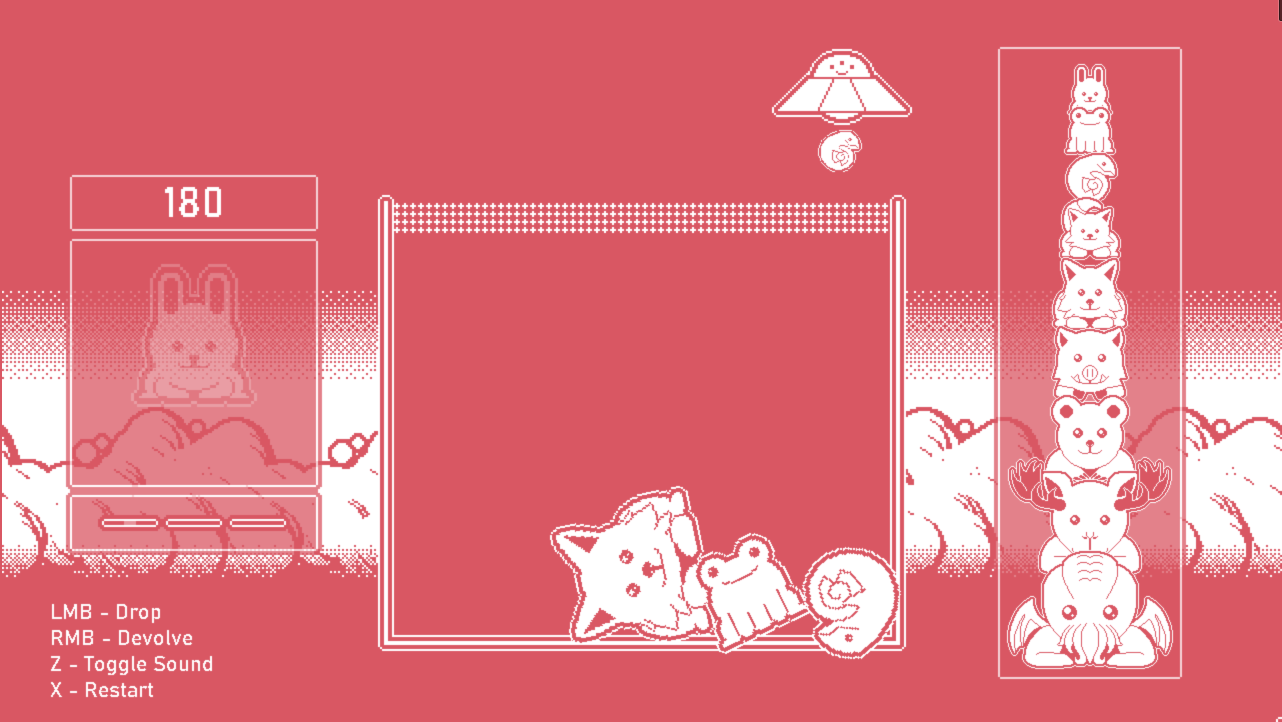
#> input picture screenshots/selected_area_screenshot.png, 2563 x 1444 px (shown at 1/2 size)
$ python score.py
#> lines starting #> are read from the running program, lines starting #| are printed output that depends on the picture
import pandas as pd
import pytesseract
import cv2
import os
import numpy as np

CSV_PATH = 'dataset/gameStates/scores.csv'

# Get the Score using PyTesseract
def get_score(path):
    # Load the Image
#> called with path = 'screenshots/selected_area_screenshot.png'
    img = cv2.imread(path)
#> img is the input picture: shape (1444, 2563, 3); mean B, G, R 128.6, 118.9, 224.2

    if img is None:
        raise ValueError("Could not load the image. Check the file path.")

    # Crop to get only the top-left corner
    img = img[100:250, :300]
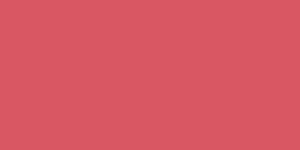
#> img: shape (150, 300, 3); mean B, G, R 99, 87, 217
    img = cv2.resize(img, (300, 350))
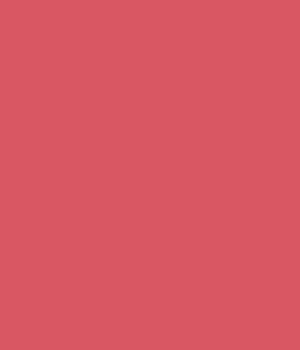
#> img: shape (350, 300, 3); mean B, G, R 99, 87, 217

    #  Preprocessing:
        # Grayscale -> Thresholding -> Sharpening -> Erosion -> Dilation -> Gaussian Blur
    img = cv2.cvtColor(img, cv2.COLOR_BGR2GRAY)
#> img: shape (350, 300); every value is 127
    _, img = cv2.threshold(img, 0, 255, cv2.THRESH_BINARY + cv2.THRESH_OTSU)
#> img: shape (350, 300); every value is 255
    img = cv2.filter2D(img, -1, np.array([[0, -1, 0], [-1, 5,-1], [0, -1, 0]]))
    img = cv2.erode(img, np.ones((3, 3), np.uint8), iterations=1)
    img = cv2.dilate(img, np.ones((3, 3), np.uint8), iterations=1)
    img = cv2.GaussianBlur(img, (5, 5), 0)

    # Display the Image (DEBUGGING PURPOSES)
    cv2.imshow('image', img)
    cv2.waitKey(0)
    cv2.destroyAllWindows()

    # Debugging w/ PyTesseract Checking
    score = pytesseract.image_to_string(img, config='--psm 6 --oem 3 outputbase digits')
    if score == '':
        return '0'
    return score

# Get Test Scores
def get_test_scores(csv_path):
    data = pd.read_csv(csv_path)
    test_scores = []
    for index, row in data.iterrows():
        image_name = row['image_name']
        score = row['score']
        test_scores.append((image_name, score))
    return test_scores

# Compares Get Score and Test Scores
def compare_scores(csv_path):
    test_scores = get_test_scores(csv_path)
    for image_name, score in test_scores:
        image_path = os.path.join('dataset', 'gameStates', image_name + ".png")
        detected_score = get_score(image_path)

        #  Printing Comparisson
        if int(score) == int(detected_score):
            print(f"Image: {image_name}, Score: {score}")
        else:
            print(f"Image: {image_name}, Actual Score: {score}, Detected Score: {detected_score}")

# Testing Code
print(get_score('screenshots/selected_area_screenshot.png'))
#> (the call stopped at in get_score, `score = pytesseract.image_to_string(img, config='--psm 6 --oem 3 outpu..`: pytesseract is not available in this run)
compare_scores(CSV_PATH)
#> (the run stopped early here; a loop or call above may not have finished)
